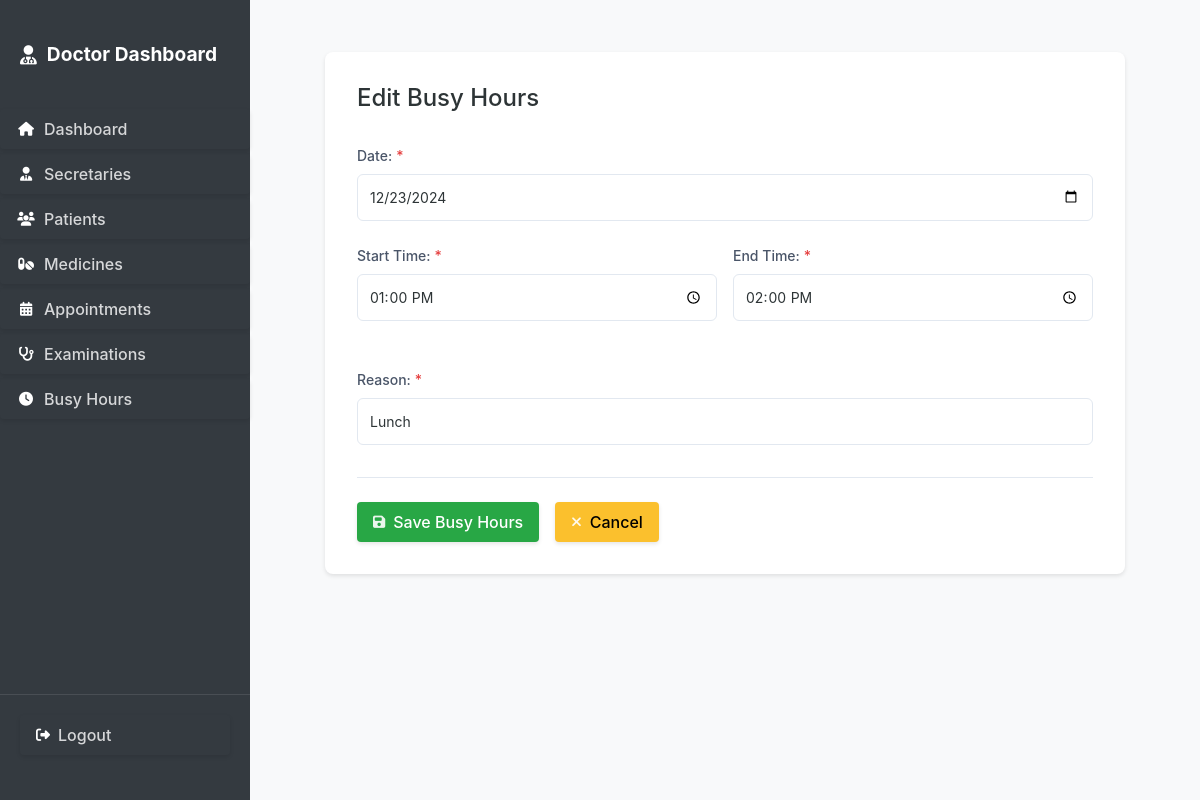
/doctor/busy-hours/3/edit/ (signed in), run on the app's committed database.
### secretary_dash/models.py (models this page shows, shortened)
class BusyHours(models.Model):
    date = models.DateField()
    start_time = models.TimeField()
    end_time = models.TimeField()
    reason = models.CharField(max_length=200)
    created_at = models.DateTimeField(auto_now_add=True)
    class Meta:
        verbose_name = "Busy Hours"
        verbose_name_plural = "Busy Hours"
        ordering = ['date', 'start_time']

### secretary_dash/views.py (the view)
# urls.py: path('doctor/busy-hours/<int:pk>/edit/', views.busy_hours_edit, name='busy_hours_edit'),
@login_required
@user_passes_test(is_doctor)
def busy_hours_edit(request, pk):
    busy_hours = get_object_or_404(BusyHours, pk=pk)
    if request.method == 'POST':
        form = BusyHoursForm(request.POST, instance=busy_hours)
        if form.is_valid():
            form.save()
            messages.success(request, 'Busy hours updated successfully!')
            return redirect('secretary_dash:busy_hours_list')
    else:
        form = BusyHoursForm(instance=busy_hours)
    return render(request, 'secretary_dash/doctor/busy_hours_form.html', {
        'form': form,
        'title': 'Edit Busy Hours'
    })

### secretary_dash/forms.py (shortened to what this page needs)
class BusyHoursForm(forms.ModelForm):
    class Meta:
        model = BusyHours
        fields = ['date', 'start_time', 'end_time', 'reason']
        widgets = {
            'date': forms.DateInput(attrs={'type': 'date'}),
            'start_time': forms.TimeInput(attrs={'type': 'time'}),
            'end_time': forms.TimeInput(attrs={'type': 'time'}),
            'reason': forms.TextInput(attrs={'placeholder': 'Optional: Reason for busy hours'})
        }

### secretary_dash/auth.py (called while the page is built)
    def get_user(self, user_id):
        UserModel = get_user_model()
        try:
            return UserModel.objects.get(pk=user_id)
        except UserModel.DoesNotExist:
            return None

### secretary_dash/views.py (called while the page is built)
def is_doctor(user):
    return user.is_superuser

### templates/secretary_dash/doctor/busy_hours_form.html (shortened to what this page needs)
{% extends 'secretary_dash/common/form_base.html' %}
{% block form_content %}
<form method="post" class="styled-form">
    <div class="form-group {% if form.date.field.required %}required-field{% endif %} {% if form.date.errors %}has-error{% endif %}">
        <label for="{{ form.date.id_for_label }}">Date:</label>
        {{ form.date }}
    </div>
    <div class="form-row">
        <div class="form-group {% if form.start_time.field.required %}required-field{% endif %} {% if form.start_time.errors %}has-error{% endif %}">
            <label for="{{ form.start_time.id_for_label }}">Start Time:</label>
            {{ form.start_time }}
        </div>
        <div class="form-group {% if form.end_time.field.required %}required-field{% endif %} {% if form.end_time.errors %}has-error{% endif %}">
            <label for="{{ form.end_time.id_for_label }}">End Time:</label>
            {{ form.end_time }}
        </div>
    </div>
    <div class="form-group {% if form.reason.field.required %}required-field{% endif %} {% if form.reason.errors %}has-error{% endif %}">
        <label for="{{ form.reason.id_for_label }}">Reason:</label>
        {{ form.reason }}
    </div>
    <div class="form-actions">
        <button type="submit" class="btn btn-add">
            <i class="fas fa-save"></i>
            <span>Save Busy Hours</span>
        </button>
        <a href="{% url 'secretary_dash:busy_hours_list' %}" class="btn btn-cancel">
            <i class="fas fa-times"></i>
            <span>Cancel</span>
        </a>
    </div>
</form>
{% endblock %}

### static/css/main.css (style rules this page uses)
body { margin: 0; padding: 0; font-family: -apple-system, BlinkMacSystemFont, "Segoe UI", Roboto, "Helvetica Neue", Arial, sans-serif; background-color: #f8f9fa; }
.btn-cancel { background-color: #ffc107 !important; color: #212529 !important; }
.btn { display: inline-flex !important; align-items: center !important; gap: 0.5rem !important; padding: 0.5rem 1rem !important; border-radius: 0.25rem !important; border: none !important; cursor: pointer !important; font-weight: 500 !important; transition: all 0.2s ease !important; text-decoration: none !important; box-shadow: 0 0.125rem 0.25rem rgba(0, 0, 0, 0.1) !important; }
form:not(.user-menu form) button[type="submit"]:not(.btn-cancel):not(.btn-delete), form:not(.user-menu form) input[type="submit"]:not(.btn-cancel):not(.btn-delete) { background-color: #28a745 !important; border-color: #28a745 !important; color: white !important; }
.btn .fas, .btn .far, .btn .fab, .btn .fa { color: rgba(255, 255, 255, 0.9) !important; }
.form-group { margin-bottom: 1rem; }
.form-group label { display: block; margin-bottom: 0.5rem; }
.form-group input { width: 100%; padding: 0.5rem; border: 0.0625rem solid #ddd; border-radius: 0.25rem; }
.form-group.required-field label::after { content: "*"; color: #dc3545; margin-left: 0.25rem; }
.form-actions { display: flex; gap: 1rem; margin-top: 2rem; }
.btn-add { background-color: #2e7d32 !important; color: white !important; }
.btn-cancel { background-color: #fbc02d !important; color: #000 !important; }
.btn i { font-size: 0.875rem !important; }
.form-group { margin-bottom: 1.5rem; }
.form-group label { display: block; margin-bottom: 0.5rem; color: #4a5568; font-weight: 500; font-size: 0.875rem; }
.form-group input, .form-group select, .form-group textarea { width: 100%; padding: 0.75rem; border: 0.0625rem solid #e2e8f0; border-radius: 0.375rem; background-color: #fff; color: #2d3436; font-size: 0.875rem; transition: all 0.2s ease; }
.form-group.required-field label::after { content: "*"; color: #e53e3e; margin-left: 0.25rem; }
.form-row { display: grid; grid-template-columns: repeat(auto-fit, minmax(15rem, 1fr)); gap: 1rem; margin-bottom: 1.5rem; }
.form-actions { display: flex; gap: 1rem; margin-top: 2rem; padding-top: 1.5rem; border-top: 0.0625rem solid #e2e8f0; }
input[type="date"], input[type="time"] { min-height: 2.75rem; }

### data on the page
BusyHours: date "12/23/2024", start_time "13:00:00", end_time "14:00:00", reason "Lunch"

### other printed values
{{ title }} "Edit Busy Hours"
